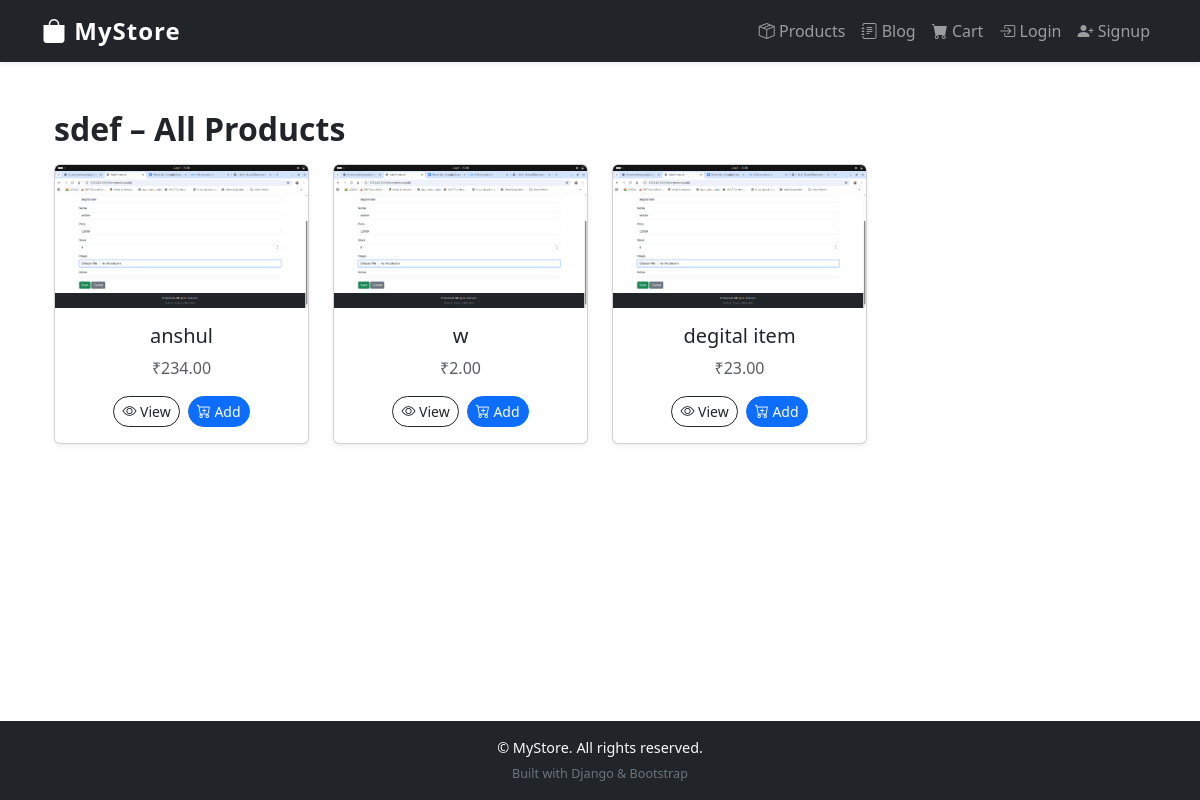
The page /core/category/5/ on the database as committed earlier.
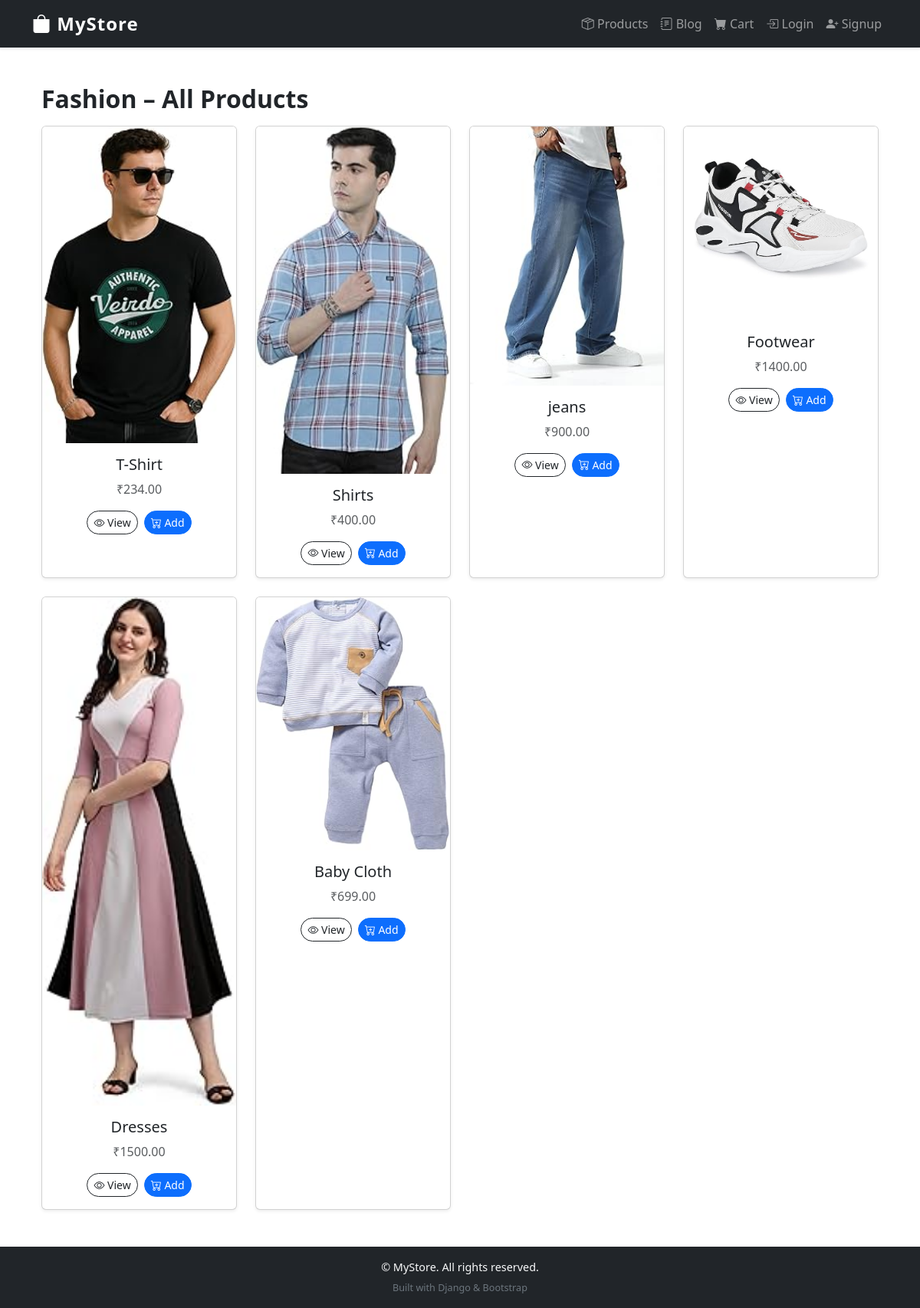
The same page on the database as committed later.
### store/models.py (models this page shows, shortened)
class Category(models.Model):
    name = models.CharField(max_length=255, unique=True)
    slug = models.SlugField(max_length=255, unique=True, blank=True)
    class Meta:
        verbose_name_plural = "Categories"

class Product(models.Model):
    category = models.ForeignKey(Category, on_delete=models.CASCADE, related_name="products"  )
    name = models.CharField(max_length=255)
    price = models.DecimalField(max_digits=10, decimal_places=2)
    stock = models.PositiveIntegerField()
    image = models.ImageField(upload_to="products/")
    active = models.BooleanField(default=True)
    description = models.TextField(blank=True)
    created_at = models.DateTimeField(auto_now_add=True)
    is_featured = models.BooleanField(default=False)

### core/views.py (the view)
# urls.py: path("category/<int:category_id>/", views.category_products, name="category_products"),
def category_products(request, category_id):
    category = get_object_or_404(Category, id=category_id)
    products = Product.objects.filter(category=category, active=True)
    return render(request, "core/category_products.html", {
        "category": category,
        "products": products,
    })

### core/templates/core/category_products.html
{% extends "base.html" %}
{% block content %}
<div class="container mt-4">
    <h2 class="fw-bold">{{ category.name }} – All Products</h2>
    <div class="row mt-3">
        {% for product in products %}
        <div class="col-md-3 mb-4">
            <div class="card h-100 shadow-sm">
                <img src="{{ product.image.url }}" class="card-img-top" alt="{{ product.name }}">
                <div class="card-body text-center">
                    <h5 class="card-title">{{ product.name }}</h5>
                    <p class="card-text text-muted">₹{{ product.price }}</p>
                    <div class="d-flex justify-content-center gap-2">
                        <button class="btn btn-sm btn-outline-dark rounded-pill" data-bs-toggle="modal" data-bs-target="#quickView{{ product.id }}">
                <i class="bi bi-eye"></i> View
              </button>
                       <a href="{% url 'cart:cart_add' product.id %}" class="btn btn-sm btn-primary rounded-pill">
                <i class="bi bi-cart-plus"></i> Add
              </a>
                    </div>
                </div>
            </div>
        </div>
        {% empty %}
        <p>No products found in this category.</p>
        {% endfor %}
    </div>
</div>
{% endblock %}

### templates/base.html (shortened to what this page needs)
{% load static %}
<!DOCTYPE html>
<html lang="en">
<head>
    <link href="https://cdn.jsdelivr.net/npm/bootstrap@5.3.3/dist/css/bootstrap.min.css" rel="stylesheet">
    <link href="https://cdn.jsdelivr.net/npm/bootstrap-icons@1.11.1/font/bootstrap-icons.css" rel="stylesheet">
    <link rel="stylesheet" href="{% static 'css/style.css' %}">
</head>
<body class="d-flex flex-column min-vh-100">
    <nav class="navbar navbar-expand-lg navbar-dark bg-dark shadow-sm">
        <div class="container">
            <a class="navbar-brand fw-bold" href="{% url 'core:home' %}">
                <i class="bi bi-bag-fill"></i> MyStore
            </a>
            <div class="collapse navbar-collapse" id="mainNav">
                <ul class="navbar-nav ms-auto">
                    <li class="nav-item">
                        <a class="nav-link" href="{% url 'core:product_list' %}">
                            <i class="bi bi-box-seam"></i> Products
                        </a>
                    </li>
                    <li class="nav-item">
                        <a class="nav-link" href="{% url 'core:blog_list' %}">
                            <i class="bi bi-journal-text"></i> Blog
                        </a>
                    </li>
                    <li class="nav-item">
                        <a class="nav-link" href="{% url 'cart:cart_detail' %}">
                            <i class="bi bi-cart-fill"></i> Cart
                        </a>
                    </li>
                    {% if user.is_authenticated %}
                        {% if user.is_superuser %}
                            <li class="nav-item">
                                <a class="nav-link" href="{% url 'admin:index' %}">
                                    <i class="bi bi-shield-lock-fill"></i> Admin Panel
                                </a>
                            </li>
                        {% elif user.is_staff %}
                            <li class="nav-item">
                                <a class="nav-link" href="{% url 'manager:dashboard' %}">
                                    <i class="bi bi-gear-fill"></i> Manager Panel
                                </a>
                            </li>
                        {% else %}
                            <li class="nav-item">
                                <a class="nav-link" href="{% url 'accounts:dashboard' %}">
                                    <i class="bi bi-person-circle"></i> Dashboard
                                </a>
                            </li>
                        {% endif %}
                        <li class="nav-item">
                            <a class="nav-link text-warning" href="{% url 'accounts:logout' %}">
                                <i class="bi bi-box-arrow-right"></i> Logout
                            </a>
                        </li>
                    {% else %}
                        <li class="nav-item">
                            <a class="nav-link" href="{% url 'accounts:login' %}">
                                <i class="bi bi-box-arrow-in-right"></i> Login
                            </a>
                        </li>
                        <li class="nav-item">
                            <a class="nav-link" href="{% url 'accounts:signup' %}">
                                <i class="bi bi-person-plus-fill"></i> Signup
                            </a>
                        </li>
                    {% endif %}
                </ul>
            </div>
        </div>
    </nav>
    <main class="flex-fill py-4">
        <div class="container">
            {% block content %}{% endblock %}
        </div>
    </main>
    <footer class="bg-dark text-light py-3 mt-auto">
        <div class="container text-center">
            <p class="mb-1">&copy; {{ now|date:"Y" }} MyStore. All rights reserved.</p>
            <small class="text-secondary">Built with Django & Bootstrap</small>
        </div>
    </footer>
</body>
</html>

### static/css/style.css (style rules this page uses)
body { font-family: 'Segoe UI', Tahoma, Geneva, Verdana, sans-serif; }
.navbar-brand { font-size: 1.5rem; letter-spacing: 1px; }
footer { font-size: 0.9rem; }
a.nav-link { transition: 0.2s; }

Rows that differ between the two databases and show on the page:
changed Category: name "sdef" → "Fashion"
changed Product: image: a different picture; name "anshul" → "T-Shirt"
now on this page (row edited): Product: image (picture), name "Shirts", price "400.00"
changed Product: image: a different picture; name "w" → "jeans"; price "2.00" → "900.00"
changed Product: image: a different picture; name "degital item" → "Footwear"; price "23.00" → "1400.00"
added Product: image (picture), name "Dresses", price "1500.00"
added Product: image (picture), name "Baby Cloth", price "699.00"
